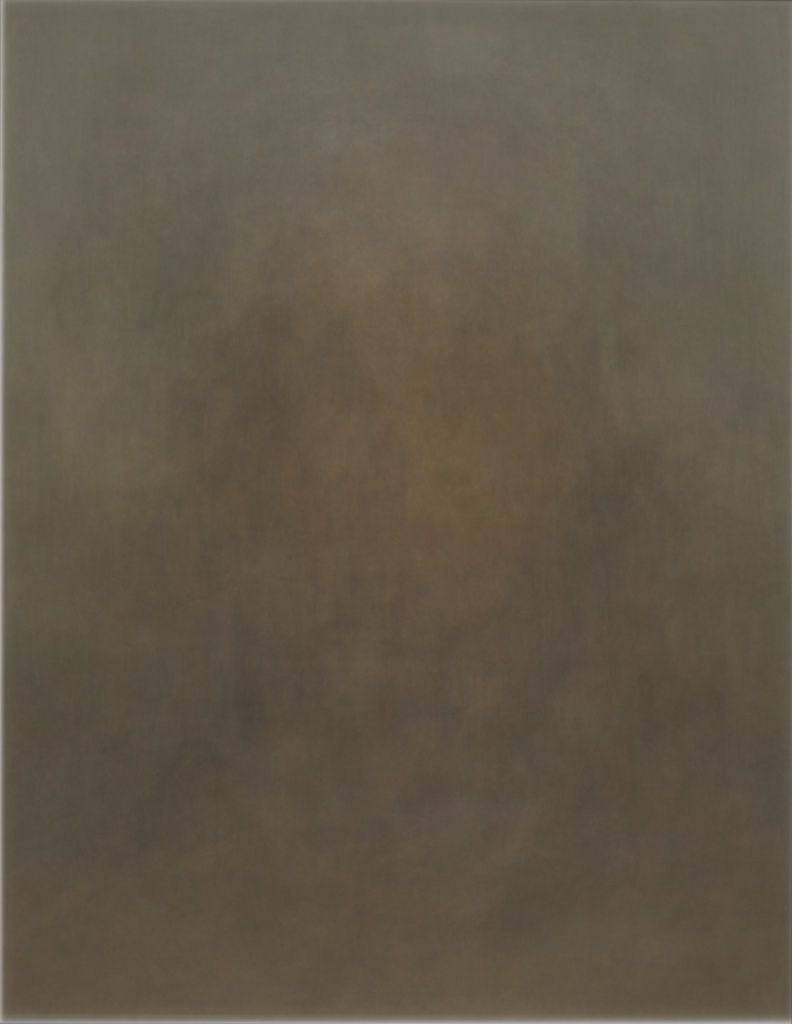
#> input picture images/1885_avg_painting.jpg, 792 x 1024 px
$ python -i color_palette_percentage_bar_from_img.py   (imports and definitions only)
#> lines starting #> are read from the running program, lines starting #| are printed output that depends on the picture
#> further down, picture is the input picture: shape (1024, 792, 3); mean B, G, R 73.8, 89, 98.7


import cv2
import numpy as np
from sklearn.cluster import KMeans
import matplotlib.pyplot as plt
# [1 line not run here, left out]
import seaborn as sns

# reference
# https://www.pyimagesearch.com/2014/05/26/opencv-python-k-means-color-clustering/


clusters = 6
bordersize = 60


def image_resize(image, width = None, height = None, inter = cv2.INTER_AREA):
    '''
    resize function that keeps the aspect ratio
    '''
#> called with width = 100, inter = 3

    dim = None
    (h, w) = image.shape[: 2]
#> h = 1024; w = 792

    if width is None and height is None:
        return image

    if width is None:
        r = height / float(h)
        dim = (int(w * r), height)
    else:
        r = width / float(w)
#> r = 0.126
        dim = (width, int(h * r))
#> dim = (100, 129)

    resized = cv2.resize(image, dim, interpolation=inter)

    return resized


def centroid_histogram(clt):

    # grab the number of different clusters and create a histogram based on the number of pixels assigned to each cluster
    numLabels = np.arange(0, len(np.unique(clt.labels_)) + 1)
    (hist, _) = np.histogram(clt.labels_, bins = numLabels)

    # normalize the histogram, such that it sums to one
    hist = hist.astype("float")
    hist /= hist.sum()

    return hist


def plot_colors(hist, centroids):

    # initialize the bar chart representing the relative frequency of each of the colors
    bar = np.zeros((50, 300, 3), dtype = "uint8")
    startX = 0

    # Sort the centroids to form a gradient color look
    k = sorted(zip(hist, centroids), key = lambda x: sum(x[1]))
    percentage = [k[i][0] for i in range(len(k))]
    color = [k[i][1] for i in range(len(k))]

    # loop over the percentage of each cluster and the color of each cluster
    for (percent, color) in zip(percentage, color):
        # plot the relative percentage of each cluster
        endX = startX + (percent * 300)

        endX = startX + (percent * 300)
        cv2.rectangle(bar, (int(startX), 0), (int(endX), 50),
            color.astype("uint8").tolist(), -1)
        startX = endX
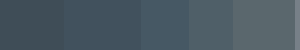
#> bar: shape (50, 300, 3); mean of channels 0, 1, 2 98.5, 88.7, 73.5; drawn as B, G, R

    return bar


def get_bar_img(img):

    # Since K-means algorithm is very labour intensive, need to do it on a smaller image copy
    # copy of the resized image
    img_copy = image_resize(cv2.cvtColor(img, cv2.COLOR_BGR2RGB), width = 100)
    # reshape the image to be a list of pixels
    pixel_img = img_copy.reshape((img_copy.shape[0] * img_copy.shape[1], 3))
    plt.imshow(img_copy)

    # use K-Means algorithm to find the color histogram
    clt = KMeans(n_clusters = clusters)
    clt.fit(pixel_img)

    # build a histogram of clusters and then create a figure representing the number of pixels labeled to each color
    hist = centroid_histogram(clt)

    # color palette bar
    bar = plot_colors(hist, clt.cluster_centers_)

    # Resize the palette bar to be even width with the source image
    bar_img = image_resize(bar, width = int(img.shape[1]))

    return bar_img


def generate_palette_plot(img):

    bar_img = get_bar_img(img)

    # This is just a whitespace to put between the image and the color bar
    im = np.zeros((int(bordersize/ 2), int(img.shape[1]), 3), np.uint8)
    cv2.rectangle(im, (0, 0), (int(img.shape[1]), int(bordersize/ 2)), (255, 255, 255), -1)
#> im: shape (30, 792, 3); every value is 255

    # Now we combine the video frame and the color bar into one image
    new_img = np.concatenate([cv2.cvtColor(img, cv2.COLOR_BGR2RGB), im, bar_img], axis = 0)
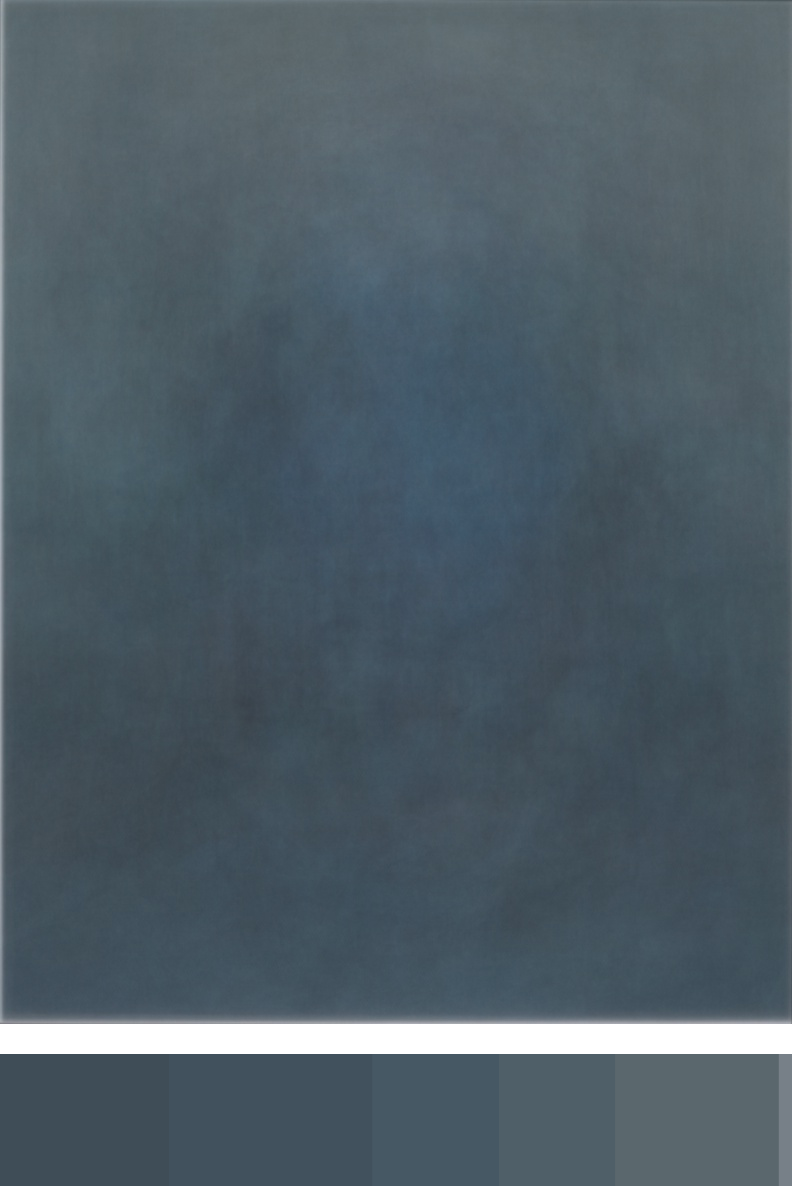
#> new_img: shape (1186, 792, 3); mean B, G, R 102.7, 93.2, 78.4

    return new_img


'''
# example

img_dir = './monet/the_terrace.jpg'
img2 = cv2.imread(img_dir)

img2_palette = generate_palette_plot(img2)

'''


# [12 lines of commented-out code are left out]

>>> import cv2
>>> picture = cv2.imread('../images/1885_avg_painting.jpg')
>>> result = generate_palette_plot(picture)

$ run again, on images/1886_avg_painting.jpg
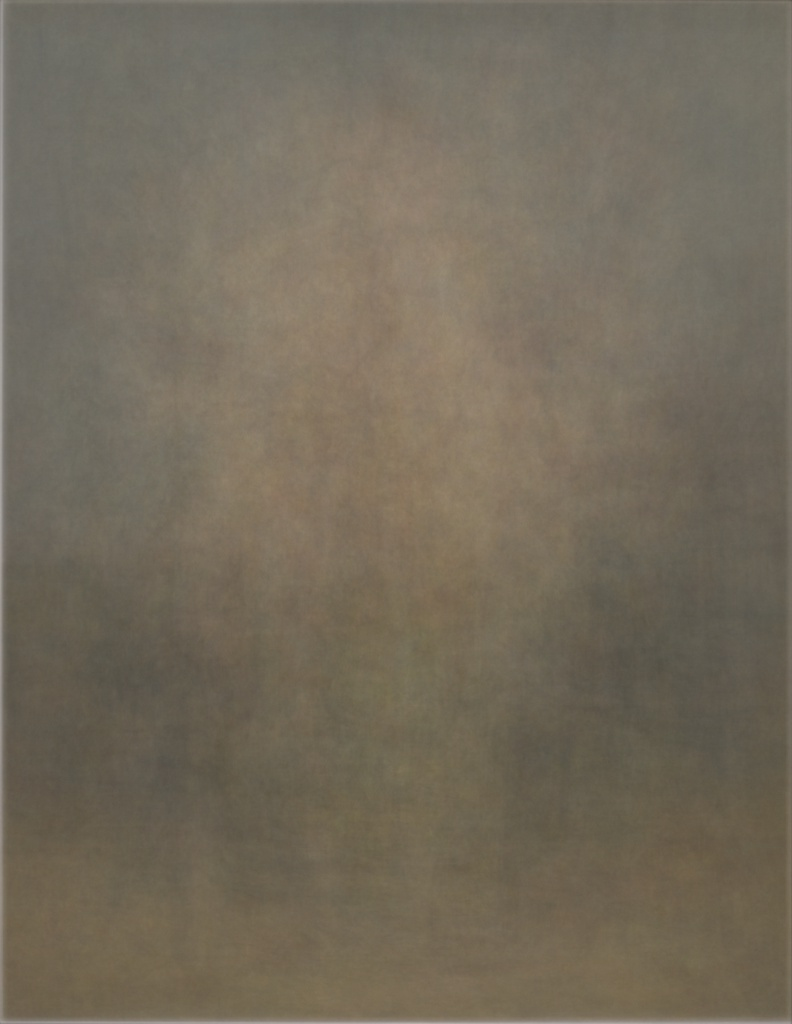
#> input picture images/1886_avg_painting.jpg, 792 x 1024 px
#> picture is the input picture: shape (1024, 792, 3); mean B, G, R 91.2, 106.9, 115.6
#> after the loop in plot_colors, `for (percent, color) in zip(percentage, color):`:
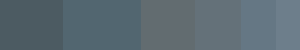
#> bar: shape (50, 300, 3); mean of channels 0, 1, 2 114.9, 106.4, 90.8; drawn as B, G, R
#> resized: shape (132, 792, 3)
#> im: shape (30, 792, 3); every value is 255
#> in generate_palette_plot, `new_img = np.concatenate([cv2.cvtColor(img, cv2.COLOR_BGR2RGB), im, ba..`:
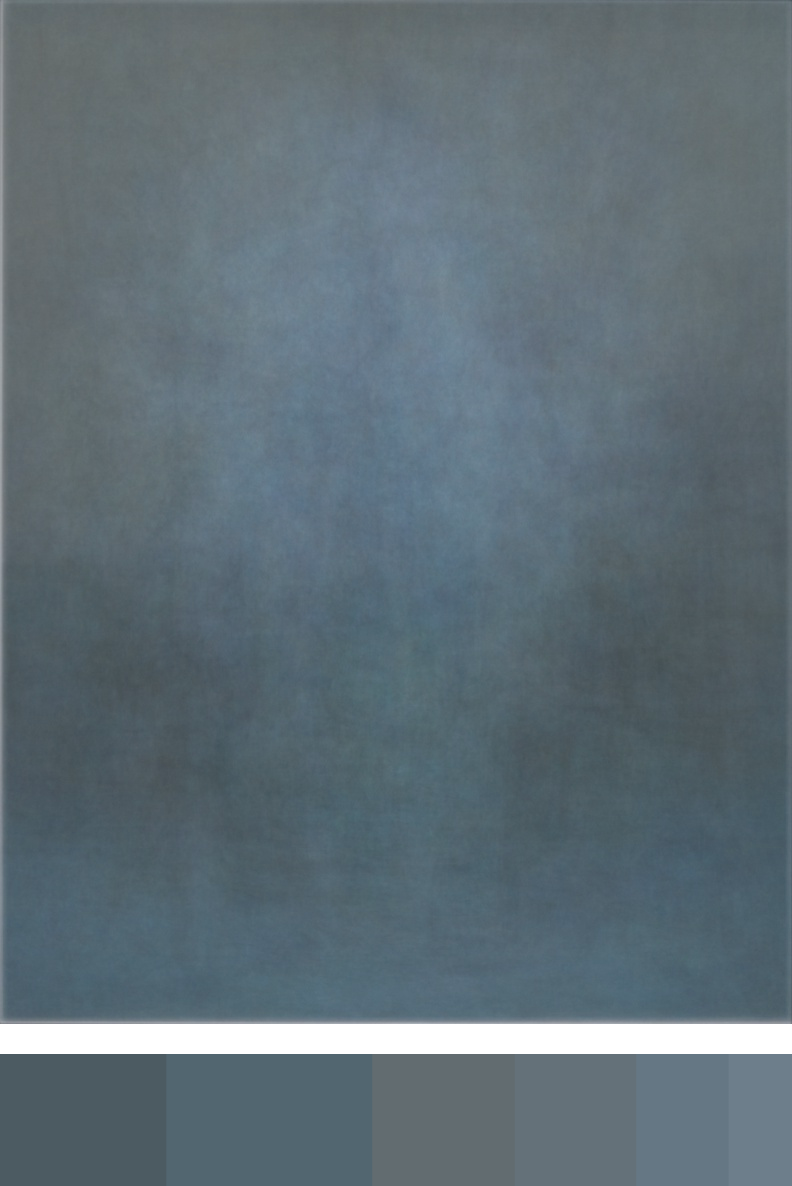
#> new_img: shape (1186, 792, 3); mean B, G, R 119, 110.6, 95.3

$ run again, on images/1888_avg_painting.jpg
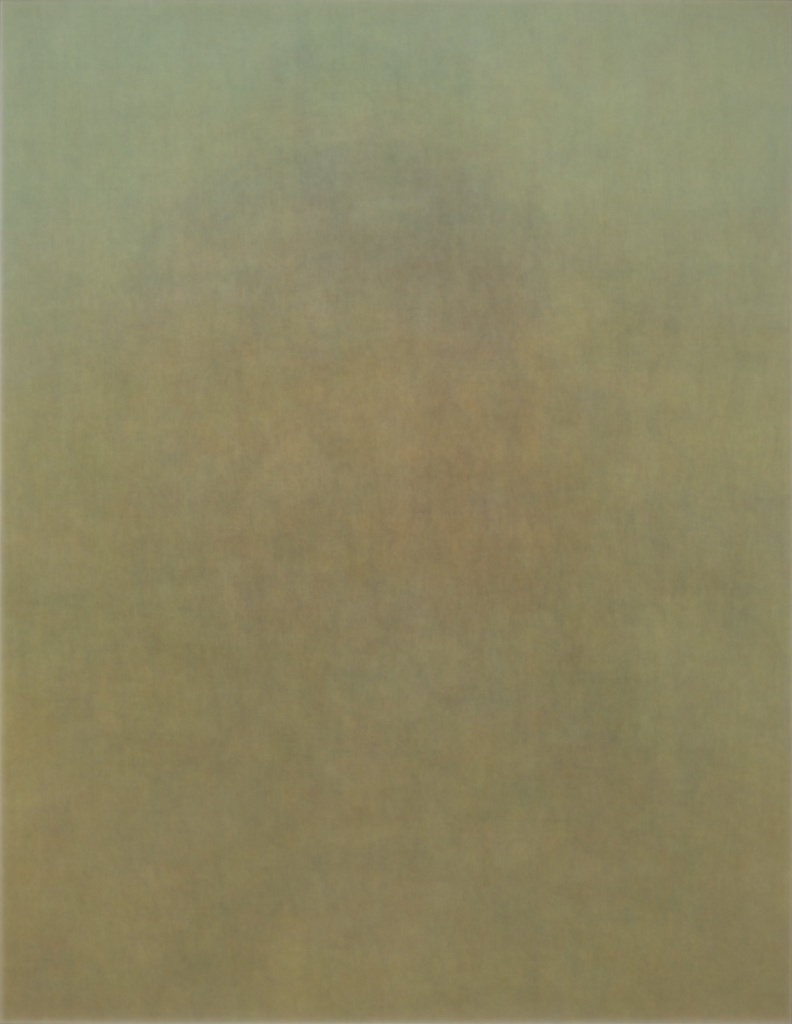
#> input picture images/1888_avg_painting.jpg, 792 x 1024 px
#> picture is the input picture: shape (1024, 792, 3); mean B, G, R 99.7, 134.4, 140.1
#> after the loop in plot_colors, `for (percent, color) in zip(percentage, color):`:
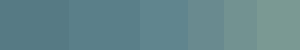
#> bar: shape (50, 300, 3); mean of channels 0, 1, 2 139.7, 133.9, 99.1; drawn as B, G, R
#> resized: shape (132, 792, 3)
#> im: shape (30, 792, 3); every value is 255
#> in generate_palette_plot, `new_img = np.concatenate([cv2.cvtColor(img, cv2.COLOR_BGR2RGB), im, ba..`:
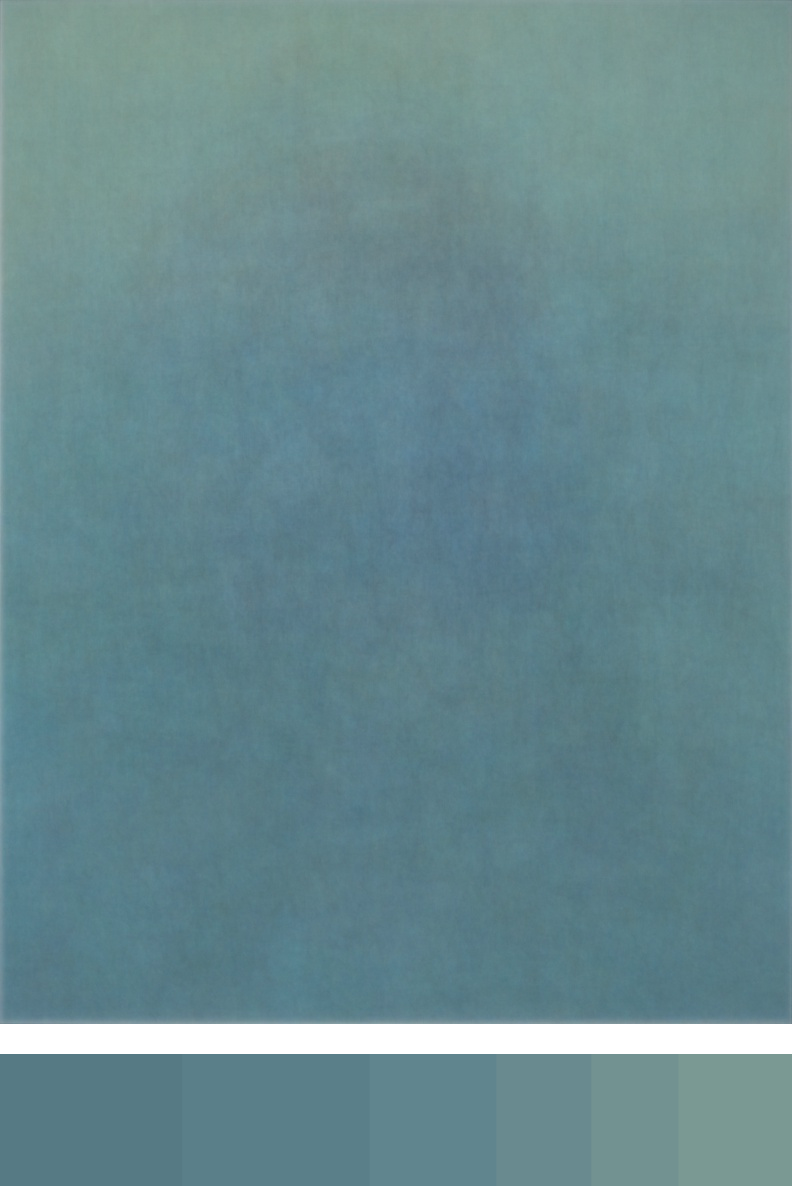
#> new_img: shape (1186, 792, 3); mean B, G, R 143, 137.4, 103.6

$ run again, on images/1889_avg_painting.jpg
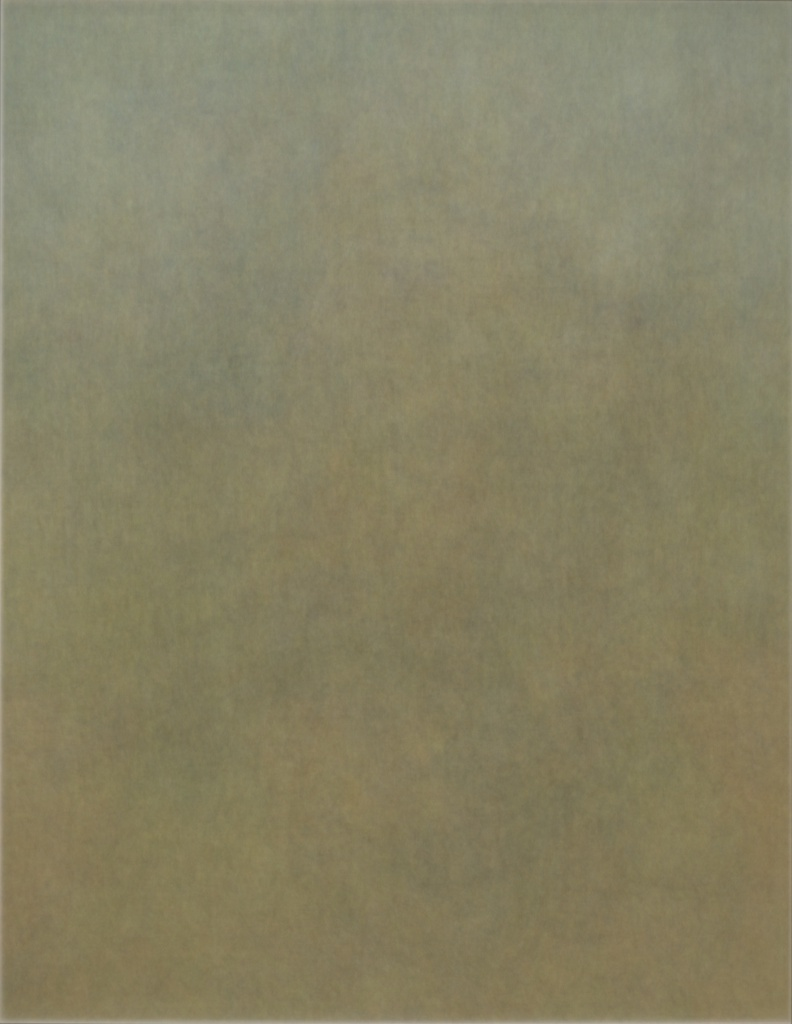
#> input picture images/1889_avg_painting.jpg, 792 x 1024 px
#> picture is the input picture: shape (1024, 792, 3); mean B, G, R 100.5, 129.3, 134.4
#> after the loop in plot_colors, `for (percent, color) in zip(percentage, color):`:
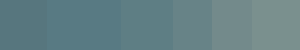
#> bar: shape (50, 300, 3); mean of channels 0, 1, 2 133.7, 128.9, 99.9; drawn as B, G, R
#> resized: shape (132, 792, 3)
#> im: shape (30, 792, 3); every value is 255
#> in generate_palette_plot, `new_img = np.concatenate([cv2.cvtColor(img, cv2.COLOR_BGR2RGB), im, ba..`:
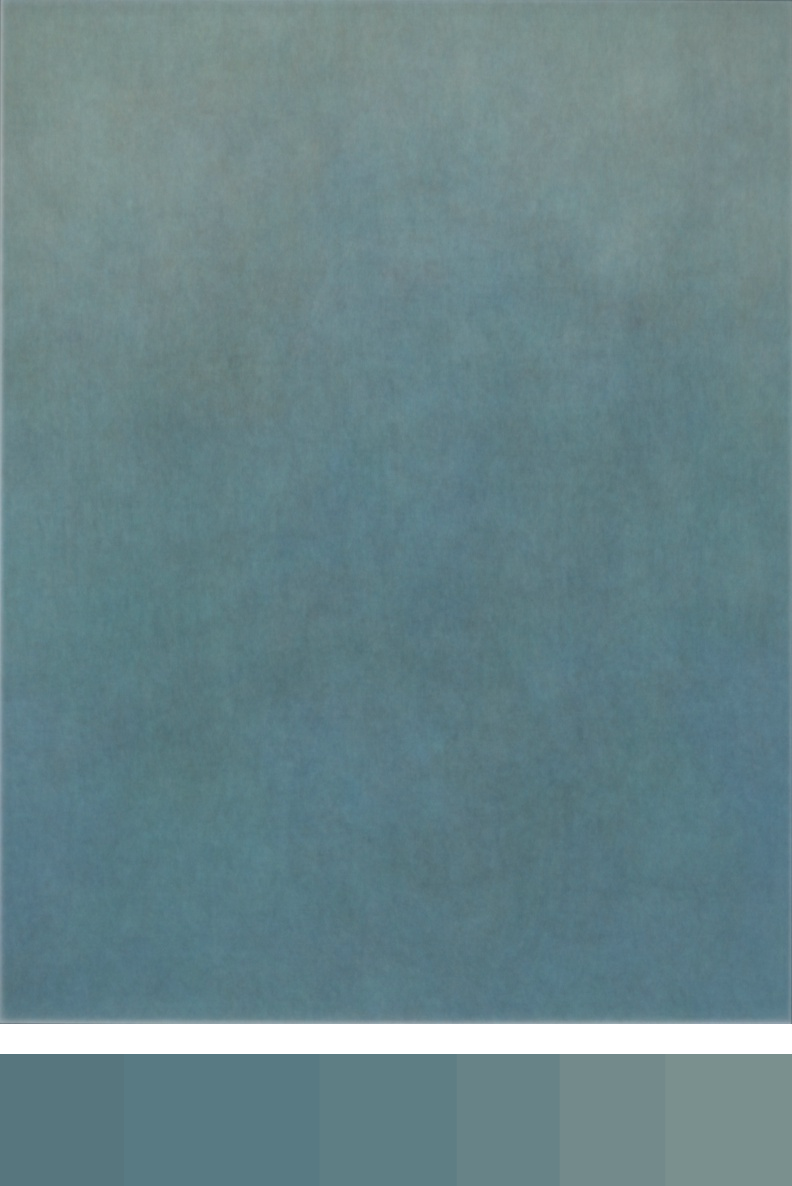
#> new_img: shape (1186, 792, 3); mean B, G, R 137.4, 132.4, 104.4
